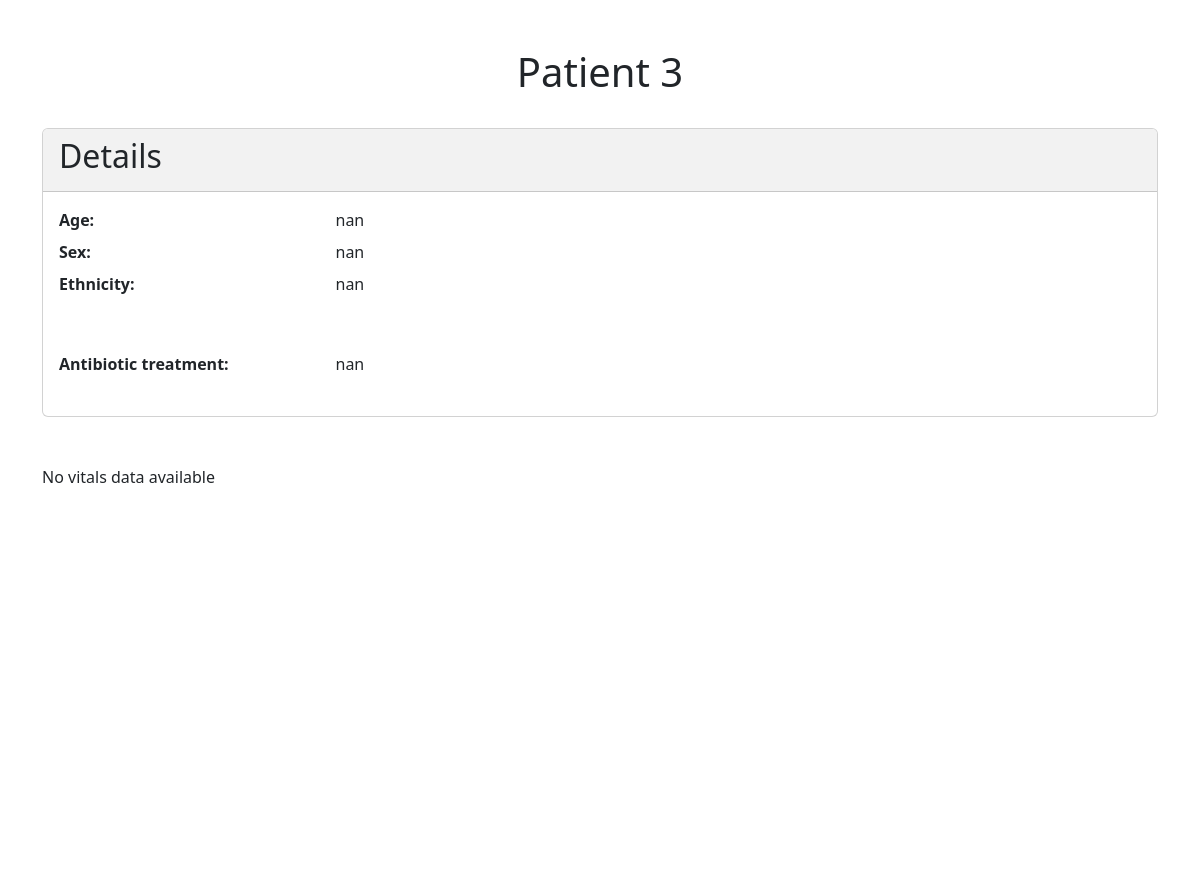
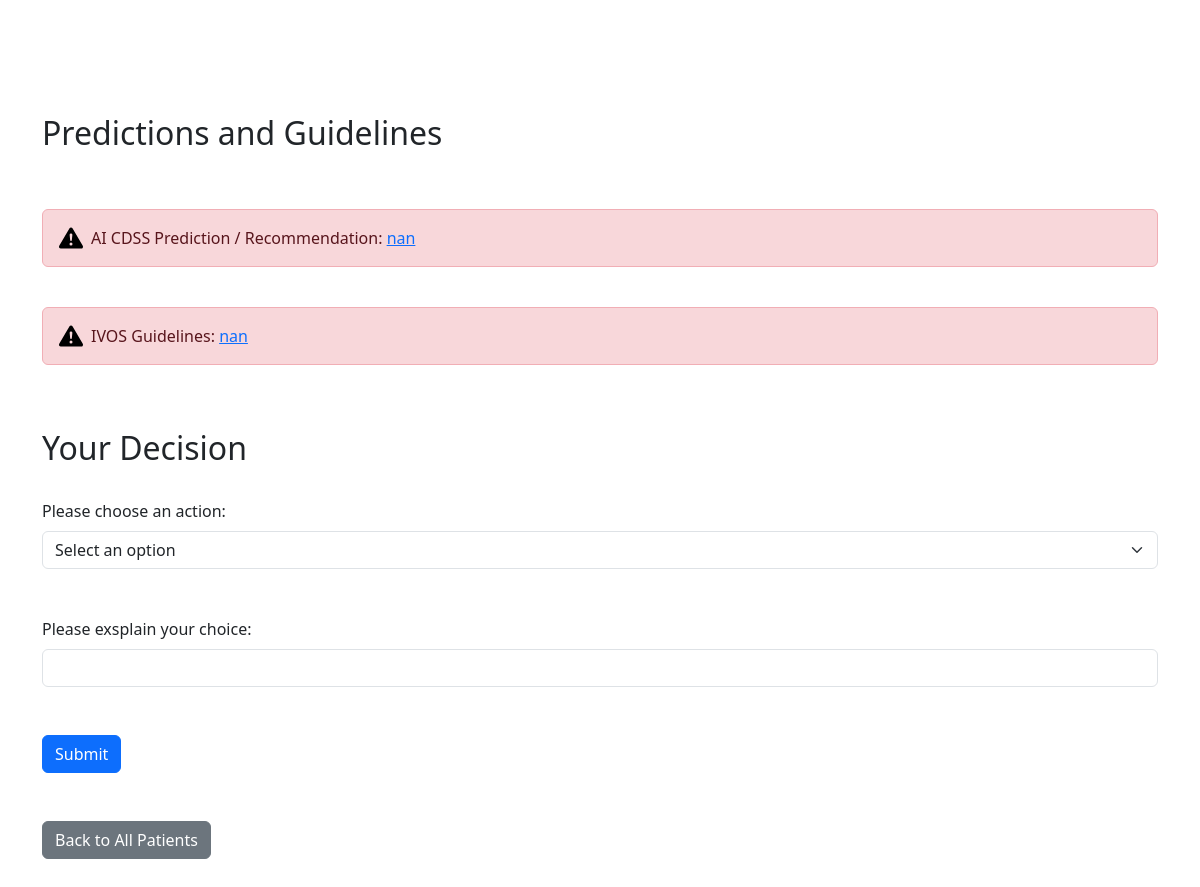
/3/ (signed in), run on the app's committed database (2 pictures, top to bottom).
### patients/models.py (models this page shows)
class Patient(models.Model):
    name = models.CharField(max_length=100)
    vitals_csv_path = models.CharField(max_length=100, default='nan')
    patient_csv_path = models.CharField(max_length=100, default='nan')
    similar_patients_csv_path = models.CharField(max_length=100, default='nan')
    feature_similarity_path = models.CharField(max_length=100, default='nan')
    age = models.CharField(max_length=100, default='nan')
    sex = models.CharField(max_length=100, default='nan')
    ethnicity = models.CharField(max_length=100, default='nan')
    imddecil = models.CharField(max_length=100, default='nan')
    comorbidities = models.CharField(max_length=100, default='nan')
    diagnosis = models.CharField(max_length=100, default='nan')
    antibiotic = models.CharField(max_length=100, default='nan')
    prediction = models.CharField(max_length=100, default='nan')
    guideline = models.CharField(max_length=100, default='nan')
    form_filled_in = models.BooleanField(default=False)

### patients/views.py (the view, shortened to what this page needs)
# urls.py: path('<int:patient_id>/', patient_detail, name='patient_detail'),
@login_required(login_url='/')
def patient_detail(request, patient_id):
    patient = get_object_or_404(Patient, pk=patient_id)
    print('patient_id:', patient_id)
    if patient.vitals_csv_path == 'nan':
        vitals_data = None
        vitals_data_json = None
        vitals_data_no_nan_json = None
    user_profile = request.user.userprofile
    user_archetype = user_profile.archetype
    print('user_archetype:', user_archetype)
    template = get_template_fun(patient_id, user_archetype)
    print('template:', template)
    return render(request, template, {
        'patient': patient,
        'vitals_data_json': vitals_data_json,
        'vitals_data_no_nan_json': vitals_data_no_nan_json,
        'has_vitals_data': vitals_data is not None,
        })

### patients/views.py (called while the page is built)
def get_template_fun(patient_id, user_archetype):
    if patient_id == 2 and user_archetype == 'a':
        return 'patients/patient_detail_simple.html'
    elif patient_id == 4 and user_archetype == 'a':
        return 'patients/patient_detail_simple.html'
    else:
        return 'patients/patient_detail.html'

### patients/templates/patients/patient_detail.html (shortened to what this page needs)
{% load static %}
<html lang="en">
<head>
    <link rel="stylesheet" href="{% static 'css/style.css' %}">
    <link href="https://cdn.jsdelivr.net/npm/bootstrap@5.3.2/dist/css/bootstrap.min.css" rel="stylesheet">
</head>
<body>
    <div class="container">
        <br>
        <br>
        <h1 style="text-align: center;">{{ patient.name }}</h1>
        <br>
        <div class="card">
            <div class="card-header" style="background-color: #f2f2f2;">
                <h2 class="card-title">Details</h2>
            </div>
            <div class="card-body">
                <dl class="row">
                    <dt class="col-sm-3">Age:</dt>
                    <dd class="col-sm-9">{{ patient.age }}</dd>
                    <dt class="col-sm-3">Sex:</dt>
                    <dd class="col-sm-9">{{ patient.sex }}</dd>
                    <dt class="col-sm-3">Ethnicity:</dt>
                    <dd class="col-sm-9">{{ patient.ethnicity }}</dd>
                    <dt class="col-sm-3"></dt>
                    <dt class="col-sm-3"></dt>
                    <dt class="col-sm-3"></dt>
                    <dt class="col-sm-3"></dt>
                    <dt class="col-sm-3"></dt>
                    <dt class="col-sm-3"></dt>
                    <dt class="col-sm-3">Antibiotic treatment:</dt>
                    <dd class="col-sm-9">{{ patient.antibiotic }}</dd>
                </dl>
            </div>
        </div>
        <br>
        <br>
        {% if has_vitals_data %}
            <h2>Vitals</h2>
            <link rel="stylesheet" href="https://maxcdn.bootstrapcdn.com/bootstrap/4.5.2/css/bootstrap.min.css">
            <div class="container mt-3">
                <div class="table-container">
                    <table class="table table-striped table-active  table-hover" id="vitals-table">
                    </table>
                </div>
            </div>
        {% else %}
            <p>No vitals data available</p>
        {% endif %}
        <br>
        <br>
        <div id="echarts-container" style="height: 400px;"></div>
        <br>
        <br>
        <h2>Predictions and Guidelines</h2>
        <br>
        <div class="additional-elements">
        <br>
        <div class="alert {% if patient.prediction == 'Switch' %}alert-success{% elif patient.prediction == 'Potentially switch' %}alert-warning{% else %}alert-danger{% endif %} d-flex align-items-center" role="alert" data-alert-id="prediction">
            <svg class="bi flex-shrink-0 me-2" role="img" aria-label="Prediction:">
                {% if patient.prediction == 'Switch' %}
                    <use xlink:href="#check-circle-fill"/>
                {% else %}
                    <use xlink:href="#exclamation-triangle-fill"/>
                {% endif %}
            </svg>
            <div>
                AI CDSS Prediction / Recommendation: <a id="predictiondetailsLink" href="{% url 'prediction_page' patient_id=patient.id %}" class="alert_link">{{ patient.prediction }}</a>
            </div>
        </div>
        <br>
        <div class="alert {% if patient.guideline == 'Prompt or assess for switch' %}alert-success{% elif patient.guideline == 'Potentially switch' %}alert-warning{% else %}alert-danger{% endif %} d-flex align-items-center" role="alert" data-alert-id="guideline">
            <svg class="bi flex-shrink-0 me-2" role="img" aria-label="Guideline:">
                {% if patient.guideline == 'Switch' %}
                    <use xlink:href="#check-circle-fill"/>
                {% else %}
                    <use xlink:href="#exclamation-triangle-fill"/>
                {% endif %}
            </svg>
            <div>
                IVOS Guidelines: <a id="guidelinedetailsLink" href="{% url 'guideline_page' patient_id=patient.id %}" class="alert_link">{{ patient.guideline }}</a>
            </div>
        </div>
        <br>
        <br>
        <h2>Your Decision</h2>
        <br>
        <form id="userInputForm" method="post" action="{% url 'process_user_input' patient_id=patient.id %}">
        <label for="switch_choice" class="form-label">Please choose an action:</label>
        <select name="switch_choice" id="switch_choice" class="form-select" required>
            <option value="" selected disabled>Select an option</option>
        </select>
        <br>
        <br>
        <label for="explanation" class="form-label">Please exsplain your choice:</label>
        <input name="explanation" type="Please exsplain your choice:" id="explanation" class="form-control" autocomplete="off">
        <br>
        <br>
        <button type="submit" class="btn btn-primary">Submit</button>
        <br>
        <br>
        <br>
        <a href="{% url 'patient_list' %}" class="btn btn-secondary">Back to All Patients</a>
        <br>
        <br>
        <br>
        <br>
    </div>
</body>
</html>

### patients/static/css/style.css (style rules this page uses)
body { font-family: Arial, sans-serif; }
.container { max-width: 800px; margin: 0 auto; }

### patients/templates/patients/patient_detail.html (style rules this page uses)
body { background-color: white; }
.bi { width: 1.5em; height: 1.5em; }

### data on the page
Patient: name "Patient 3", age "nan", sex "nan", ethnicity "nan", antibiotic "nan", prediction "nan", guideline "nan"
